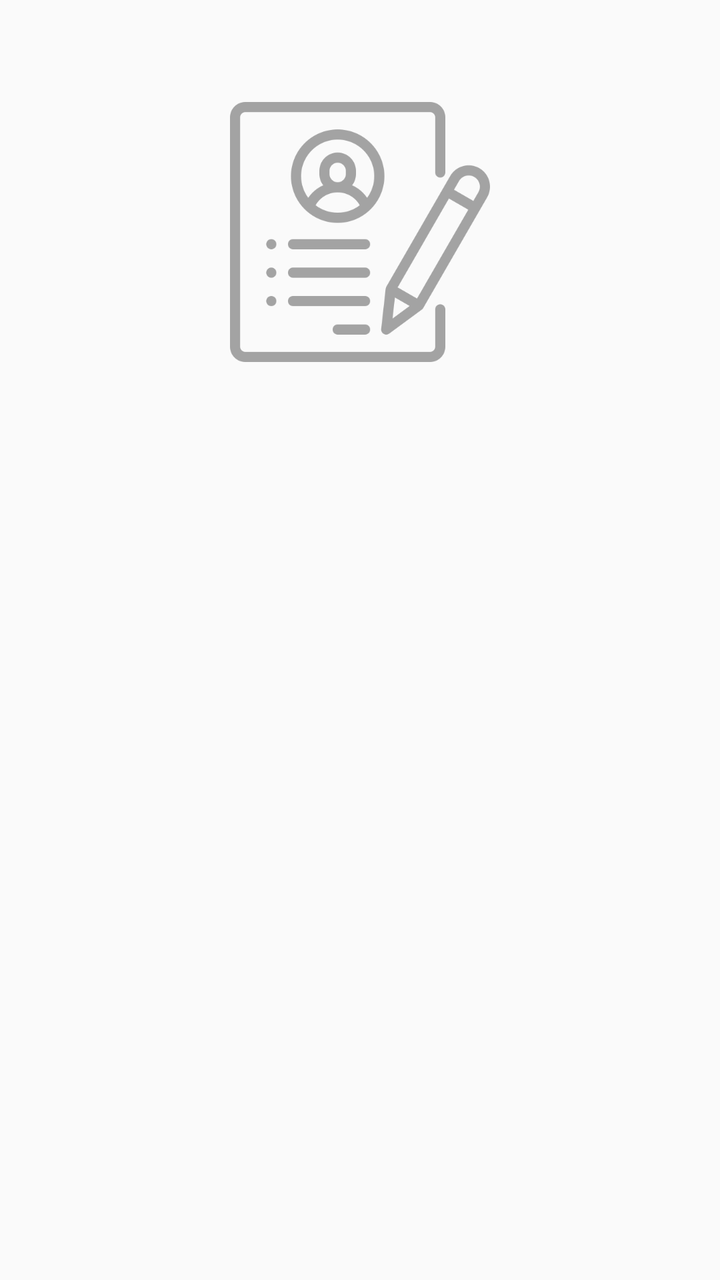
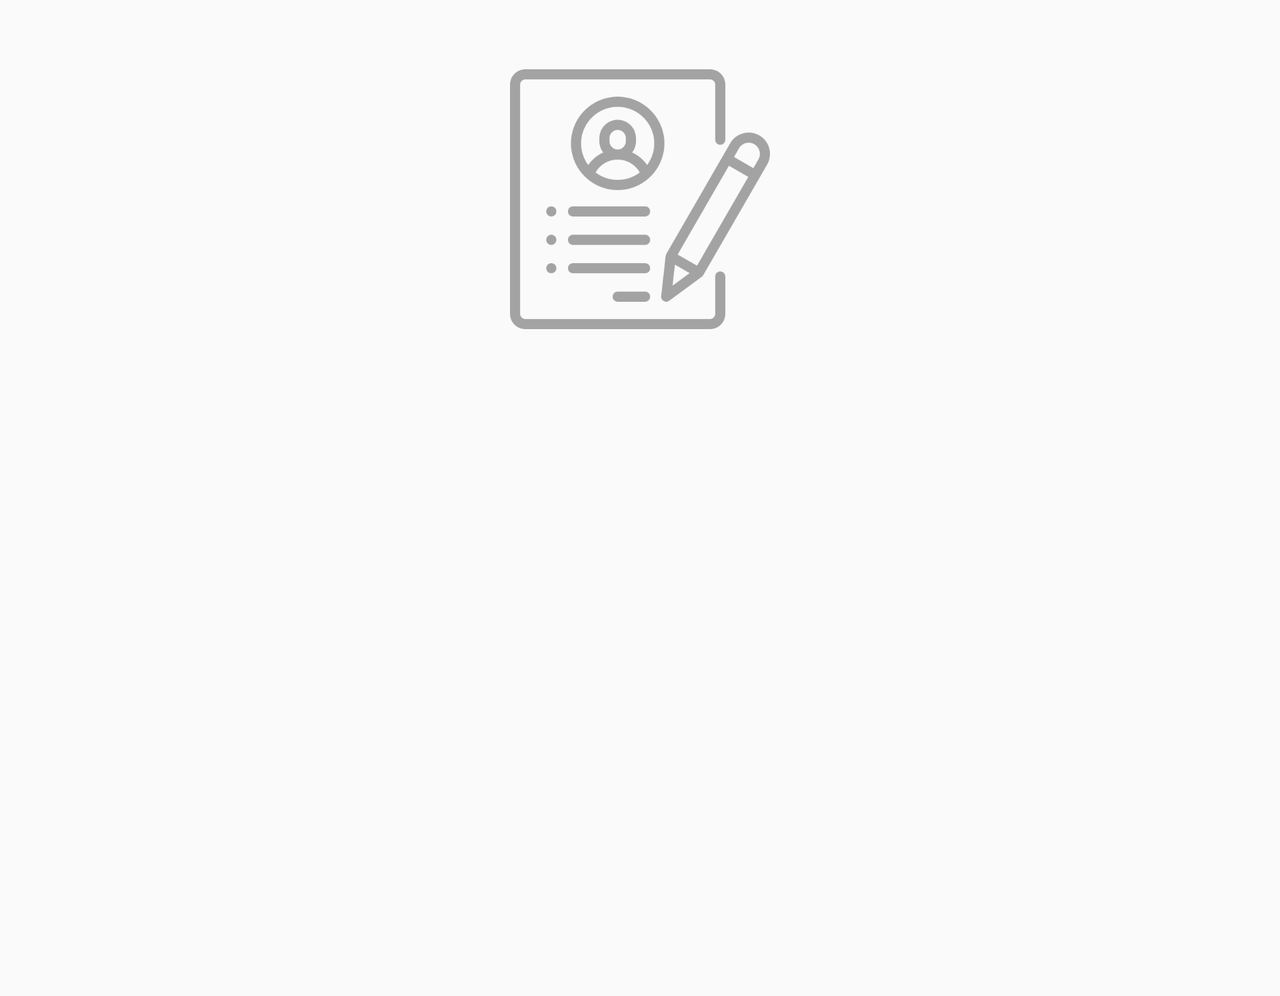

First picture: res/layout/ on a phone held upright. Second picture: the repository's own variant of that layout, on a device whose configuration matches the variant's folder. Source for both follows.
<!-- AndroidManifest.xml: application theme AppTheme -->
<!-- res/layout/activity_detail_job.xml -->
<?xml version="1.0" encoding="utf-8"?>
<androidx.constraintlayout.widget.ConstraintLayout xmlns:android="http://schemas.android.com/apk/res/android"
        xmlns:app="http://schemas.android.com/apk/res-auto"
        xmlns:tools="http://schemas.android.com/tools"
        android:layout_width="match_parent"
        android:layout_height="match_parent"
        android:paddingLeft="20dp"
        android:paddingRight="20dp"
        tools:context=".ui.DetailJobActivity">

    <ImageView
            android:id="@+id/imageView2"
            android:layout_width="wrap_content"
            android:layout_height="wrap_content"
            android:contentDescription="@string/detail_job_image"
            android:src="@drawable/ic_details"
            app:layout_constraintBottom_toBottomOf="parent"
            app:layout_constraintEnd_toEndOf="parent"
            app:layout_constraintHorizontal_bias="0.5"
            app:layout_constraintStart_toStartOf="parent"
            app:layout_constraintTop_toTopOf="parent"
            app:layout_constraintVertical_bias="0.1" />


    <TextView
            android:id="@+id/date"
            android:layout_width="wrap_content"
            android:layout_height="wrap_content"
            android:layout_marginTop="7dp"
            app:layout_constraintBottom_toBottomOf="parent"
            app:layout_constraintEnd_toEndOf="parent"
            app:layout_constraintHorizontal_bias="0.002"
            app:layout_constraintStart_toStartOf="parent"
            app:layout_constraintTop_toBottomOf="@+id/distance"
            app:layout_constraintVertical_bias="0" />

    <TextView
            android:id="@+id/customerName"
            android:layout_width="wrap_content"
            android:layout_height="wrap_content"
            app:layout_constraintBottom_toBottomOf="parent"
            app:layout_constraintEnd_toEndOf="parent"
            app:layout_constraintHorizontal_bias="0.002"
            app:layout_constraintStart_toStartOf="parent"
            app:layout_constraintTop_toBottomOf="@+id/imageView2"
            app:layout_constraintVertical_bias="0.117" />

    <TextView
            android:id="@+id/distance"
            android:layout_width="wrap_content"
            android:layout_height="wrap_content"
            android:layout_marginTop="7dp"
            app:layout_constraintBottom_toBottomOf="parent"
            app:layout_constraintEnd_toEndOf="parent"
            app:layout_constraintHorizontal_bias="0.002"
            app:layout_constraintStart_toStartOf="parent"
            app:layout_constraintTop_toBottomOf="@+id/customerName"
            app:layout_constraintVertical_bias="0" />

    <TextView
            android:id="@+id/extrat"
            android:layout_width="wrap_content"
            android:layout_height="wrap_content"
            android:layout_marginTop="7dp"
            app:layout_constraintBottom_toBottomOf="parent"
            app:layout_constraintEnd_toEndOf="parent"
            app:layout_constraintHorizontal_bias="0.002"
            app:layout_constraintStart_toStartOf="parent"
            app:layout_constraintTop_toBottomOf="@+id/date"
            app:layout_constraintVertical_bias="0" />

    <TextView
            android:id="@+id/duration"
            android:layout_width="wrap_content"
            android:layout_height="wrap_content"
            android:layout_marginTop="7dp"
            app:layout_constraintBottom_toBottomOf="parent"
            app:layout_constraintEnd_toEndOf="parent"
            app:layout_constraintHorizontal_bias="0.002"
            app:layout_constraintStart_toStartOf="parent"
            app:layout_constraintTop_toBottomOf="@+id/extrat"
            app:layout_constraintVertical_bias="0" />

    <TextView
            android:id="@+id/paymentMethod"
            android:layout_width="wrap_content"
            android:layout_height="wrap_content"
            android:layout_marginTop="7dp"
            app:layout_constraintBottom_toBottomOf="parent"
            app:layout_constraintEnd_toEndOf="parent"
            app:layout_constraintHorizontal_bias="0.002"
            app:layout_constraintStart_toStartOf="parent"
            app:layout_constraintTop_toBottomOf="@+id/orderTime"
            app:layout_constraintVertical_bias="0" />

    <TextView
            android:id="@+id/price"
            android:layout_width="wrap_content"
            android:layout_height="wrap_content"
            android:layout_marginTop="7dp"
            app:layout_constraintBottom_toBottomOf="parent"
            app:layout_constraintEnd_toEndOf="parent"
            app:layout_constraintHorizontal_bias="0.002"
            app:layout_constraintStart_toStartOf="parent"
            app:layout_constraintTop_toBottomOf="@+id/paymentMethod"
            app:layout_constraintVertical_bias="0" />

    <TextView
            android:id="@+id/recurrence"
            android:layout_width="wrap_content"
            android:layout_height="wrap_content"
            android:layout_marginTop="7dp"
            app:layout_constraintBottom_toBottomOf="parent"
            app:layout_constraintEnd_toEndOf="parent"
            app:layout_constraintHorizontal_bias="0.002"
            app:layout_constraintStart_toStartOf="parent"
            app:layout_constraintTop_toBottomOf="@+id/price"
            app:layout_constraintVertical_bias="0" />

    <TextView
            android:id="@+id/location"
            android:layout_width="wrap_content"
            android:layout_height="wrap_content"
            android:layout_marginTop="7dp"
            app:layout_constraintBottom_toBottomOf="parent"
            app:layout_constraintEnd_toEndOf="parent"
            app:layout_constraintHorizontal_bias="0.002"
            app:layout_constraintStart_toStartOf="parent"
            app:layout_constraintTop_toBottomOf="@+id/recurrence"
            app:layout_constraintVertical_bias="0" />

    <TextView
            android:id="@+id/status"
            android:layout_width="wrap_content"
            android:layout_height="wrap_content"
            android:layout_marginTop="7dp"
            app:layout_constraintBottom_toBottomOf="parent"
            app:layout_constraintEnd_toEndOf="parent"
            app:layout_constraintHorizontal_bias="0.002"
            app:layout_constraintStart_toStartOf="parent"
            app:layout_constraintTop_toBottomOf="@+id/location"
            app:layout_constraintVertical_bias="0" />

    <TextView
            android:id="@+id/orderTime"
            android:layout_width="wrap_content"
            android:layout_height="wrap_content"
            android:layout_marginTop="7dp"
            app:layout_constraintBottom_toBottomOf="parent"
            app:layout_constraintEnd_toEndOf="parent"
            app:layout_constraintHorizontal_bias="0.002"
            app:layout_constraintStart_toStartOf="parent"
            app:layout_constraintTop_toBottomOf="@+id/duration"
            app:layout_constraintVertical_bias="0" />

</androidx.constraintlayout.widget.ConstraintLayout>
<!-- resources referenced by this layout -->
<resources>
  <!-- drawable ic_details: png bitmap (drawable-hdpi, 8582 bytes) -->
  <string name="detail_job_image">Detail Job Image</string>
  <style name="AppTheme" parent="Theme.AppCompat.Light.DarkActionBar">
          <item name="colorPrimary">@color/orange</item>
          <item name="colorPrimaryDark">@color/colorPrimaryDark</item>
          <item name="colorAccent">@color/colorAccent</item>
      </style>
  <color name="orange">#F2C300</color>
  <color name="colorPrimaryDark">#bb9300</color>
  <color name="colorAccent">#03A9F4</color>
</resources>
<!-- res/layout-land/activity_detail_job.xml (the repository's variant of the layout above) -->
<!-- drawn on the phone turned sideways -->
<?xml version="1.0" encoding="utf-8"?>
<ScrollView xmlns:android="http://schemas.android.com/apk/res/android"
        android:id="@+id/ScrollView01"
        android:layout_width="fill_parent"
        android:layout_height="fill_parent">

    <androidx.constraintlayout.widget.ConstraintLayout xmlns:android="http://schemas.android.com/apk/res/android"
            xmlns:app="http://schemas.android.com/apk/res-auto"
            xmlns:tools="http://schemas.android.com/tools"
            android:layout_width="match_parent"
            android:layout_height="match_parent"
            android:paddingLeft="20dp"
            android:paddingRight="20dp"
            android:paddingBottom="20dp"
            tools:context=".ui.DetailJobActivity">

        <ImageView
                android:id="@+id/imageView2"
                android:layout_width="wrap_content"
                android:layout_height="wrap_content"
                android:contentDescription="@string/detail_job_image"
                android:src="@drawable/ic_details"
                app:layout_constraintBottom_toBottomOf="parent"
                app:layout_constraintEnd_toEndOf="parent"
                app:layout_constraintHorizontal_bias="0.5"
                app:layout_constraintStart_toStartOf="parent"
                app:layout_constraintTop_toTopOf="parent"
                app:layout_constraintVertical_bias="0.1" />


        <TextView
                android:id="@+id/date"
                android:layout_width="wrap_content"
                android:layout_height="wrap_content"
                android:layout_marginTop="7dp"
                app:layout_constraintBottom_toBottomOf="parent"
                app:layout_constraintEnd_toEndOf="parent"
                app:layout_constraintHorizontal_bias="0.002"
                app:layout_constraintStart_toStartOf="parent"
                app:layout_constraintTop_toBottomOf="@+id/distance"
                app:layout_constraintVertical_bias="0" />

        <TextView
                android:id="@+id/customerName"
                android:layout_width="wrap_content"
                android:layout_height="wrap_content"
                app:layout_constraintBottom_toBottomOf="parent"
                app:layout_constraintEnd_toEndOf="parent"
                app:layout_constraintHorizontal_bias="0.002"
                app:layout_constraintStart_toStartOf="parent"
                app:layout_constraintTop_toBottomOf="@+id/imageView2"
                app:layout_constraintVertical_bias="0.117" />

        <TextView
                android:id="@+id/distance"
                android:layout_width="wrap_content"
                android:layout_height="wrap_content"
                android:layout_marginTop="7dp"
                app:layout_constraintBottom_toBottomOf="parent"
                app:layout_constraintEnd_toEndOf="parent"
                app:layout_constraintHorizontal_bias="0.002"
                app:layout_constraintStart_toStartOf="parent"
                app:layout_constraintTop_toBottomOf="@+id/customerName"
                app:layout_constraintVertical_bias="0" />

        <TextView
                android:id="@+id/extrat"
                android:layout_width="wrap_content"
                android:layout_height="wrap_content"
                android:layout_marginTop="7dp"
                app:layout_constraintBottom_toBottomOf="parent"
                app:layout_constraintEnd_toEndOf="parent"
                app:layout_constraintHorizontal_bias="0.002"
                app:layout_constraintStart_toStartOf="parent"
                app:layout_constraintTop_toBottomOf="@+id/date"
                app:layout_constraintVertical_bias="0" />

        <TextView
                android:id="@+id/duration"
                android:layout_width="wrap_content"
                android:layout_height="wrap_content"
                android:layout_marginTop="7dp"
                app:layout_constraintBottom_toBottomOf="parent"
                app:layout_constraintEnd_toEndOf="parent"
                app:layout_constraintHorizontal_bias="0.002"
                app:layout_constraintStart_toStartOf="parent"
                app:layout_constraintTop_toBottomOf="@+id/extrat"
                app:layout_constraintVertical_bias="0" />

        <TextView
                android:id="@+id/paymentMethod"
                android:layout_width="wrap_content"
                android:layout_height="wrap_content"
                android:layout_marginTop="7dp"
                app:layout_constraintBottom_toBottomOf="parent"
                app:layout_constraintEnd_toEndOf="parent"
                app:layout_constraintHorizontal_bias="0.002"
                app:layout_constraintStart_toStartOf="parent"
                app:layout_constraintTop_toBottomOf="@+id/orderTime"
                app:layout_constraintVertical_bias="0" />

        <TextView
                android:id="@+id/price"
                android:layout_width="wrap_content"
                android:layout_height="wrap_content"
                android:layout_marginTop="7dp"
                app:layout_constraintBottom_toBottomOf="parent"
                app:layout_constraintEnd_toEndOf="parent"
                app:layout_constraintHorizontal_bias="0.002"
                app:layout_constraintStart_toStartOf="parent"
                app:layout_constraintTop_toBottomOf="@+id/paymentMethod"
                app:layout_constraintVertical_bias="0" />

        <TextView
                android:id="@+id/recurrence"
                android:layout_width="wrap_content"
                android:layout_height="wrap_content"
                android:layout_marginTop="7dp"
                app:layout_constraintBottom_toBottomOf="parent"
                app:layout_constraintEnd_toEndOf="parent"
                app:layout_constraintHorizontal_bias="0.002"
                app:layout_constraintStart_toStartOf="parent"
                app:layout_constraintTop_toBottomOf="@+id/price"
                app:layout_constraintVertical_bias="0" />

        <TextView
                android:id="@+id/location"
                android:layout_width="wrap_content"
                android:layout_height="wrap_content"
                android:layout_marginTop="7dp"
                app:layout_constraintBottom_toBottomOf="parent"
                app:layout_constraintEnd_toEndOf="parent"
                app:layout_constraintHorizontal_bias="0.002"
                app:layout_constraintStart_toStartOf="parent"
                app:layout_constraintTop_toBottomOf="@+id/recurrence"
                app:layout_constraintVertical_bias="0" />

        <TextView
                android:id="@+id/status"
                android:layout_width="wrap_content"
                android:layout_height="wrap_content"
                android:layout_marginTop="7dp"
                app:layout_constraintBottom_toBottomOf="parent"
                app:layout_constraintEnd_toEndOf="parent"
                app:layout_constraintHorizontal_bias="0.002"
                app:layout_constraintStart_toStartOf="parent"
                app:layout_constraintTop_toBottomOf="@+id/location"
                app:layout_constraintVertical_bias="0" />

        <TextView
                android:id="@+id/orderTime"
                android:layout_width="wrap_content"
                android:layout_height="wrap_content"
                android:layout_marginTop="7dp"
                app:layout_constraintBottom_toBottomOf="parent"
                app:layout_constraintEnd_toEndOf="parent"
                app:layout_constraintHorizontal_bias="0.002"
                app:layout_constraintStart_toStartOf="parent"
                app:layout_constraintTop_toBottomOf="@+id/duration"
                app:layout_constraintVertical_bias="0" />

    </androidx.constraintlayout.widget.ConstraintLayout>

</ScrollView>
